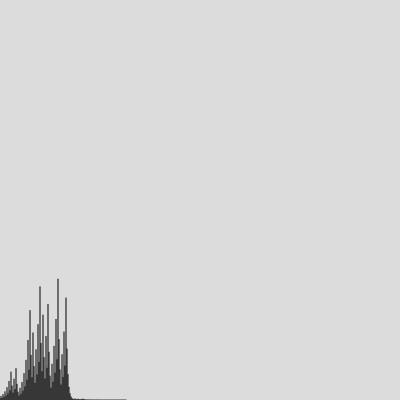
Frame 1 (no input)
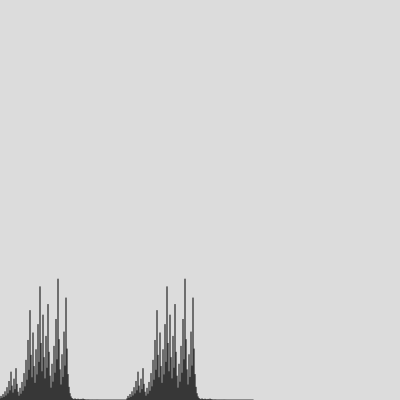
Frame 2 (the mouse pressed at the canvas centre, redrawn once)

The p5.js sketch that drew these frames (run headless with seeded random() and noise() and a simulated clock; the mouse was pressed at the canvas centre and the sketch redrawn once):

// p5.js sketch
// ── sketch.js
let number
let number_array

function setup() {
  createCanvas(400, 400);
  noLoop()
  number_array = new Array()
}

function draw() {
  background(220);
  // Pick any whole number greater than 1
  number =24511
  number_array.push(number)
  // Run until you get back to 1
  while (number != 1) {
    number = hailstone(number)
    number_array.push(number)
  }
  translate(0,height)
  for (let i = 0; i < number_array.length; i++) {
    line(0,0,0, -number_array[i] * 0.00005)
    translate(1,0)
  }
  
}

function hailstone(input) {
  if (input % 2 == 0) {
    return input / 2
  }
  else {
    return input * 3 + 1
  }
}
